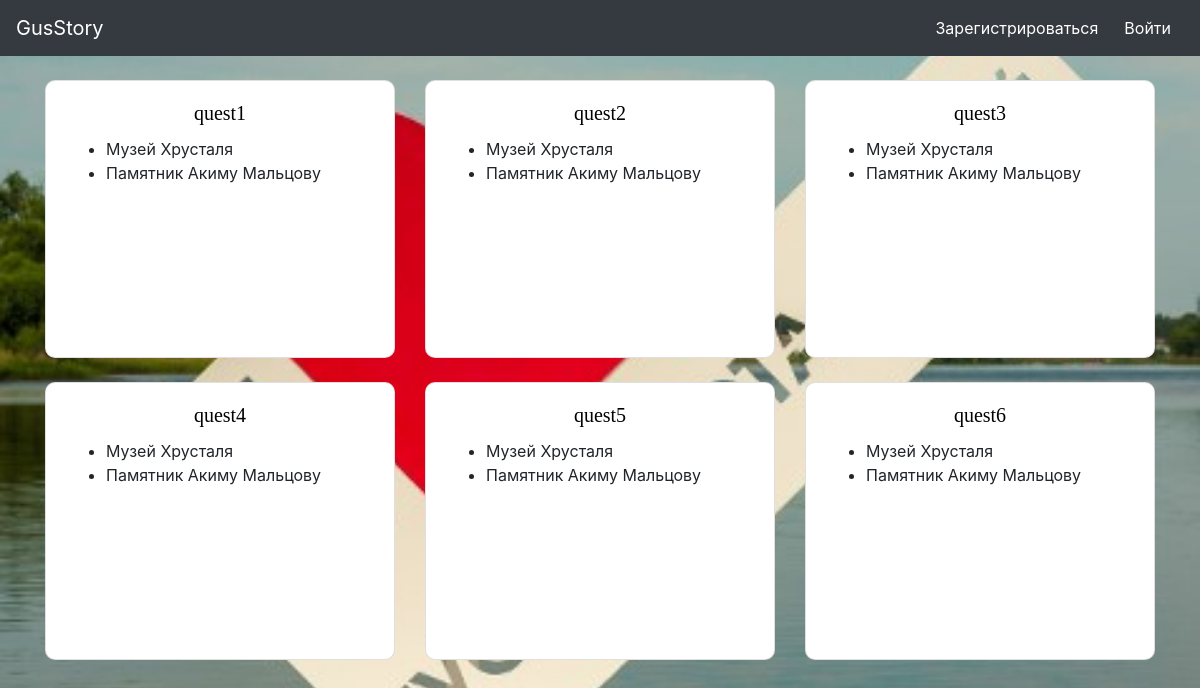
The app's page /quests with its own data.
### data/quests.py (models this page shows)
class Quests(SqlAlchemyBase, SerializerMixin, UserMixin):
    __tablename__ = 'quests'
    id = sqlalchemy.Column(sqlalchemy.Integer, primary_key=True, autoincrement=True)
    name = sqlalchemy.Column(sqlalchemy.String, nullable=True)
    points = sqlalchemy.Column(sqlalchemy.TEXT, nullable=True)

### main.py (the view)
@app.route('/quests')
def gus_quests():
    sessions = db_session.create_session()
    quest = sessions.query(quests.Quests)
    return render_template("quests.html", quests=quest)

### data/db_session.py (called while the page is built)
def create_session() -> Session:
    global __factory
    return __factory()

### templates/quests.html
{% extends "base.html" %}
{% block content %}
<div class="container; mt-4">
    <div class="row">
        {% for quest in quests %}
        <div class="col-sm-4">
            <div class="card mb-4" style="width: 100%; border-radius: 10px;">
                <div class="card-body">
                    <h5 class="card-title" align="center">{{quest.name}}</h5>
                    <div style="height: 200px;">
                        <ul>
                            {% for point in quest.points.split('\n')%}
                            <li>{{point}}</li>
                            {% endfor %}
                        </ul>
                    </div>
                </div>
            </div>
        </div>
        {% endfor %}
    </div>
</div>
{% endblock %}

### templates/base.html (shortened to what this page needs)
<!DOCTYPE html>
<html lang="en">
<head>
    <link rel="stylesheet" type="text/css" href="{{ url_for('static', filename='css/style.css') }}"/>
    <link rel="stylesheet"
          href="https://cdn.jsdelivr.net/npm/bootstrap@4.5.3/dist/css/bootstrap.min.css"
>
</head>
<body style="background: center url(static/img/fon1.jpg); background-size: cover;">
<div>
    <nav class="navbar navbar-expand-lg sticky-top navbar-dark bg-dark">
        <a class="navbar-brand" href="/"> GusStory </a>
        {% if not current_user.is_authenticated %}
        <div class="collapse navbar-collapse" id="navbarSupportedContent">
            <ul class="navbar-nav">
                <li class="nav-item">
                    <a class="btn btn-dark" href="/register"> Зарегистрироваться </a>
                </li>
                <li class="nav-item">
                    <a class="btn btn-dark" href="/login"> Войти </a>
                </li>
            </ul>
        </div>
        {% else %}
        <ul class="navbar-nav mr-auto"></ul>
        <a class="navbar-brand nav-link" href="/profile">
            <h4 style="color: #ffffff">{{current_user.name[0]}}{{current_user.surname[0]}} </h4>
        </a>
        {% endif %}
    </nav>
    <div class="content container">
        {% block content %}
        {% endblock %}
    </div>
</div>
</body>
</html>

### static/css/style.css (style rules this page uses)
body { background: #000; color: #FFFFFF; display: flex; flex-direction: column; height: 100%; }
html { height: 100%; }
.content { flex: 1 0 auto; }
h5 { color: #000; font-family: ‘Times New Roman’, serif; font-size: 20px; font-weight: normal; line-height: 48px; margin: 0; }

### records on screen
Quests: name "quest1", point "Музей Хрусталя" "Памятник Акиму Мальцову"
Quests: name "quest2", point "Музей Хрусталя" "Памятник Акиму Мальцову"
Quests: name "quest3", point "Музей Хрусталя" "Памятник Акиму Мальцову"
Quests: name "quest4", point "Музей Хрусталя" "Памятник Акиму Мальцову"
Quests: name "quest5", point "Музей Хрусталя" "Памятник Акиму Мальцову"
Quests: name "quest6", point "Музей Хрусталя" "Памятник Акиму Мальцову"
